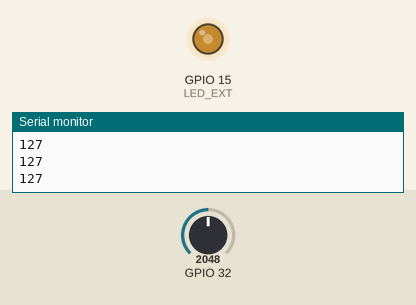
Simulated run of this sketch. Board: ESP32. On the bench: output pins drawn as LEDs (lit = HIGH), the last lines printed to the serial monitor. The test bench sets the inputs (shaded band); at power-on: GPIO 32 = 2048.

Above: at 1.2 s.
1.3 s: GPIO 32 set to 2866
At 2.1 s:
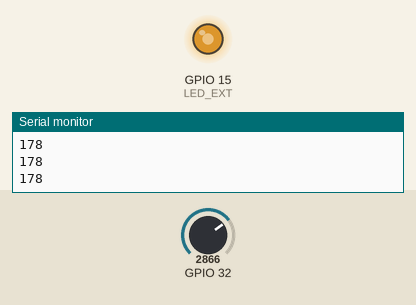
2.8 s: GPIO 32 set to 3603
At 3.3 s:
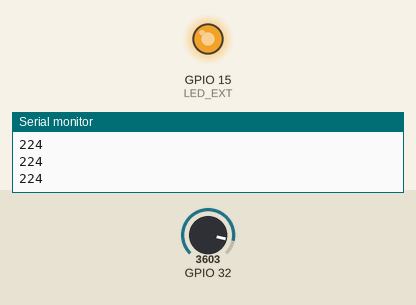
4.3 s: GPIO 32 set to 491
At 4.6 s:
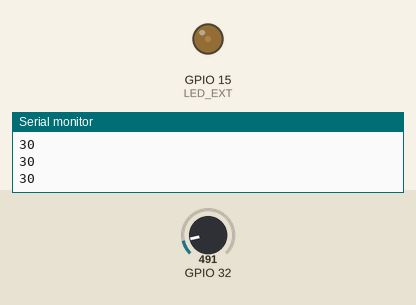
5.8 s: GPIO 32 set to 0
At 7.0 s:
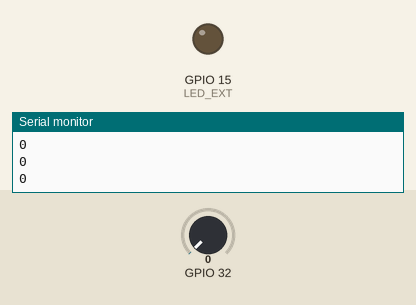
7.3 s: GPIO 32 set to 2047
At 8.2 s:
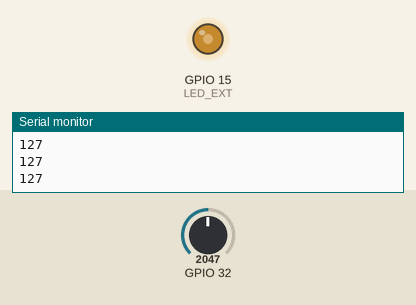
Timing chart, 0 to 9.8 s (numbered marks = the images above; inputs shaded):
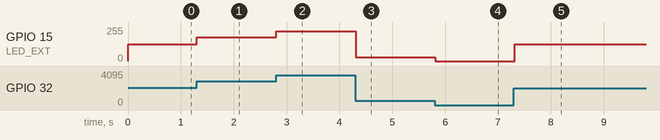

The sketch:

TEST03_LED_Control.ino
```cpp
const int LED_EXT = 15;

const int pwm_freq = 100;
const int pwm_channel = 0;
const int pwm_resolution = 8;
int pwm_dutyCycle = 0;

int sensorValue = 0;
float voltCal = 0.0;

void setup() {
  // put your setup code here, to run once:
  pinMode(LED_EXT, OUTPUT);

  Serial.begin(9600);
  while(!Serial)
  {
    //
  }

  ledcSetup(pwm_channel, pwm_freq, pwm_resolution);
  ledcAttachPin(LED_EXT, pwm_channel);
}

void loop() {
  // put your main code here, to run repeatedly:
  sensorValue = analogRead(A4);
  pwm_dutyCycle = map(sensorValue, 0, 4095, 0, 255);
  Serial.println(pwm_dutyCycle);
  ledcWrite(pwm_channel, pwm_dutyCycle);
  delay(100);
}
```

Measured:
- after the input at 1.3 s, GPIO 15 (LED_EXT): 127/255 → 177/255 at once
- after the input at 2.8 s, GPIO 15 (LED_EXT): 177/255 → 223/255 at once
- after the input at 4.3 s, GPIO 15 (LED_EXT): 223/255 → 30/255 at once
- after the input at 5.8 s, GPIO 15 (LED_EXT): 30/255 → 0/255 at once
- after the input at 7.3 s, GPIO 15 (LED_EXT): 0/255 → 127/255 at once
